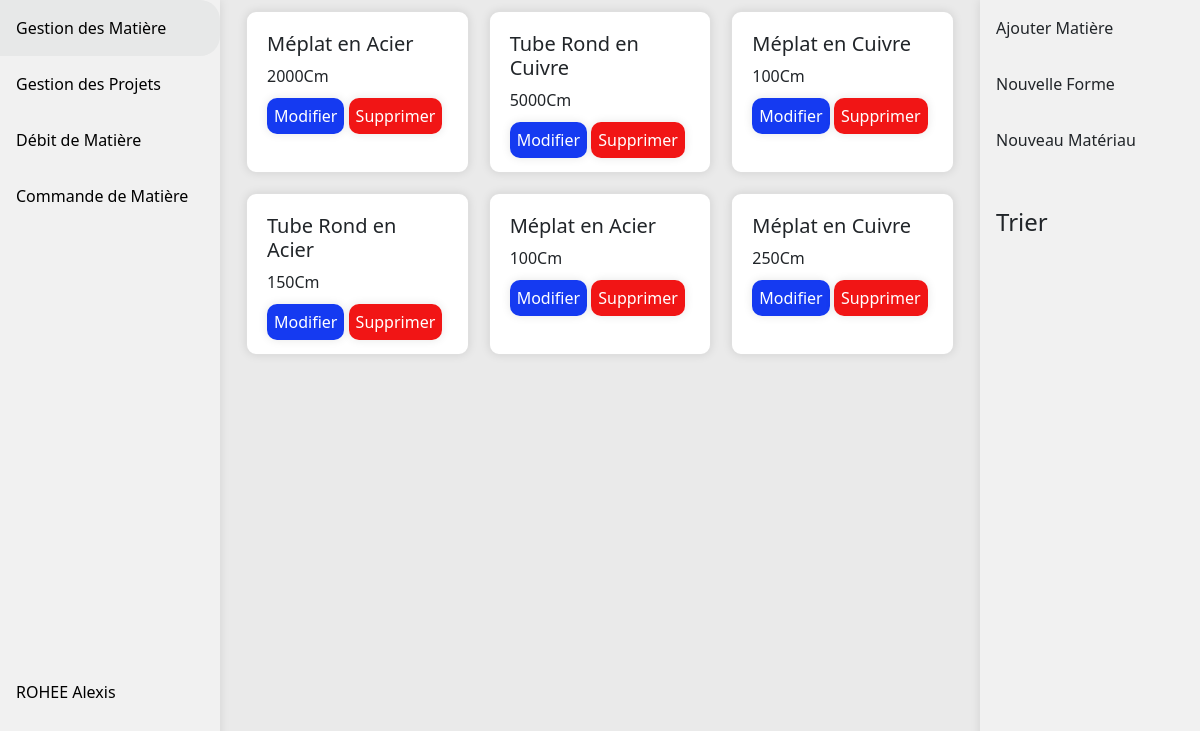
Before: /gestionMatiere.php (signed in) with the older database file.
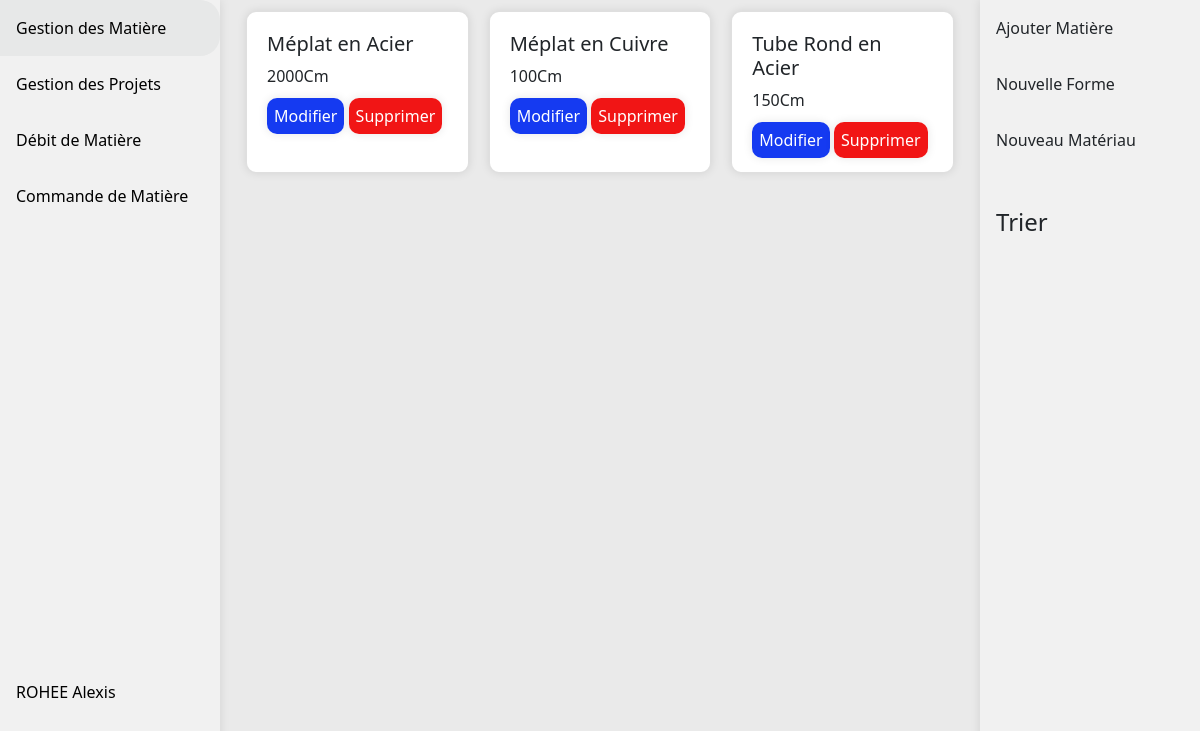
After: the same page with the newer database file.
### tables this page shows
CREATE TABLE IF NOT EXISTS `matiere` (
  `id_matiere` int NOT NULL AUTO_INCREMENT,
  `ref_materiau` int NOT NULL,
  `ref_forme` int NOT NULL,
  `longueur` int NOT NULL,
  `hauteur` int DEFAULT NULL,
  `epaisseur` int DEFAULT NULL,
  `largeur` int DEFAULT NULL,
  `diametre` int DEFAULT NULL,
  PRIMARY KEY (`id_matiere`),
  KEY `fk_piece_materiau` (`ref_materiau`),
  KEY `fk_piece_forme` (`ref_forme`)
);

CREATE TABLE IF NOT EXISTS `forme` (
  `id_forme` int NOT NULL AUTO_INCREMENT,
  `libelle` varchar(99) NOT NULL,
  `img` varchar(200) NOT NULL,
  `longueur` tinyint(1) NOT NULL,
  `largeur` tinyint(1) NOT NULL,
  `epaisseur` tinyint(1) NOT NULL,
  `diametre` tinyint(1) NOT NULL,
  `hauteur` tinyint(1) NOT NULL,
  PRIMARY KEY (`id_forme`)
);

CREATE TABLE IF NOT EXISTS `materiau` (
  `id_materiau` int NOT NULL AUTO_INCREMENT,
  `libelle` varchar(100) NOT NULL,
  PRIMARY KEY (`id_materiau`)
);

### php/SQLConnexion.php (called while the page is built, shortened)
<?php
class SQLConnexion {
    private $conn;
    public function __construct()
    {
        $servername = "localhost";
        $username = "root";
        $password = "";
        $bddname = "gestionStock";
        try {
            $this->conn = new PDO("mysql:host=$servername;dbname=".$bddname, $username, $password);
            $this->conn->setAttribute(PDO::ATTR_ERRMODE, PDO::ERRMODE_EXCEPTION);
        } catch(PDOException $e) {
        }
    }
    public function conbdd(): PDO {
        return $this->conn;
    }
}

### html/gestionMatiere.php (the view, shortened to what this page needs)
<!DOCTYPE html>
<html lang="en" xmlns="http://www.w3.org/1999/html">
<head>
    <link href="https://cdn.jsdelivr.net/npm/bootstrap@5.1.3/dist/css/bootstrap.min.css" rel="stylesheet">
    <link rel="stylesheet" href="https://use.fontawesome.com/releases/v6.4.2/css/all.css" />
    <link rel="stylesheet" href="https://cdn.datatables.net/1.13.7/css/jquery.dataTables.css" />
    <link rel="stylesheet" href="../css/styles.css"/>
</head>
<div>
<?php
include '../php/SQLConnexion.php';
$conn = new SQLConnexion();
?>
    <div class="side-bar-big">
        <a class="gestionMatiere" href="gestionMatiere.php">Gestion des Matière</a>
        <a class="gestionProjet" href="gestionProjet.php">Gestion des Projets</a>
        <a class="debitMatiere" href="debitMatiere.php">Débit de Matière</a>
        <a class="commandMatiere" href="commandeMatiere.php">Commande de Matière</a>
        <a class="account" href="#"><?=$_SESSION['nom'] . " " . $_SESSION['prenom']?></a>
    </div>
<div class="side-bar-action">
    <a>Ajouter Matière</a>
    <a>Nouvelle Forme</a>
    <a>Nouveau Matériau</a>
    <br>
    <h4 class="side-bar-title">Trier</h4>
</div>
<div class="content">
<?php
$req = $conn->conbdd()->query("SELECT * FROM matiere");
$res = $req->fetchAll();
foreach ($res as $matiere) {
    ?>
    <div class="case card">
        <h5 class="card-title"><?php
            $requete = $conn->conbdd()->prepare("SELECT libelle FROM materiau WHERE id_materiau = :id");
            $requete->execute(['id' => $matiere['ref_materiau']]);
            $result = $requete->fetch();
            $materiau = $result['libelle'];
            $requete = $conn->conbdd()->prepare("SELECT libelle FROM forme WHERE id_forme = :id");
            $requete->execute(['id' => $matiere['ref_forme']]);
            $result = $requete->fetch();
            $forme = $result['libelle'];
            echo $forme . " en " . $materiau;
            ?></h5>
        <p class="card-text"><?= $matiere['longueur'] . "Cm"?></p>
        <a id="btn-edit" onclick="afficher(<?=$matiere['id_matiere']?>)" class="case-edit">Modifier</a>
        <a id="btn-delete" onclick="afficherSupprimer(<?=$matiere['id_matiere']?>)" class="case-delete">Supprimer</a>
    </div>
<?php
}
?>
    </div>
</div>
</body>
</html>

### css/styles.css (style rules this page uses)
html, body { height: 100%; background-color: #eaeaea; }
.side-bar-title { margin: 16px; }
.side-bar-action { right: 0; margin: 0; padding: 0; width: 220px; background-color: #f1f1f1; position: fixed; height: 100%; overflow: auto; box-shadow: 0 0 10px rgba(0, 0, 0, 0.1); }
.side-bar-action a { display: block; color: black; padding: 16px; text-decoration: none; }
.side-bar-big { margin: 0; padding: 0; width: 220px; background-color: #f1f1f1; position: fixed; height: 100%; overflow: auto; box-shadow: 0 0 10px rgba(0, 0, 0, 0.1); }
.side-bar-big a { display: block; color: black; padding: 16px; text-decoration: none; }
.side-bar-big a.account { display: block; color: black; padding: 16px; text-decoration: none; margin-top: 200%; }
div.content { background-color: #eaeaea; margin-right:220px; margin-left: 220px; padding: 1px 16px; }
.content { display: flex; flex-wrap: wrap; }
.case { margin: 10px; width: calc(33.33% - 20px); background-color: #fff; padding: 20px; border-radius: 10px; box-shadow: 0 0 10px rgba(0, 0, 0, 0.1); display: inline-block; box-sizing: border-box; }
.case-delete { border-top-right-radius: 10px; border-bottom-right-radius: 10px; border-top-left-radius: 10px; border-bottom-left-radius: 10px; color: white; text-decoration: none; background-color: #f11515; padding: 7px; box-shadow: 0 0 10px rgba(0, 0, 0, 0.1); }
.case-edit { border-top-right-radius: 10px; border-bottom-right-radius: 10px; border-top-left-radius: 10px; border-bottom-left-radius: 10px; color: white; text-decoration: none; background-color: #153af1; padding: 7px; box-shadow: 0 0 10px rgba(0, 0, 0, 0.1); }

Changed rows visible on the page:
removed matiere: ref_forme.libelle "Tube Rond", ref_materiau.libelle "Cuivre", longueur "5000"
removed matiere: ref_forme.libelle "Méplat", ref_materiau.libelle "Acier", longueur "100"
removed matiere: ref_forme.libelle "Méplat", ref_materiau.libelle "Cuivre", longueur "250"
